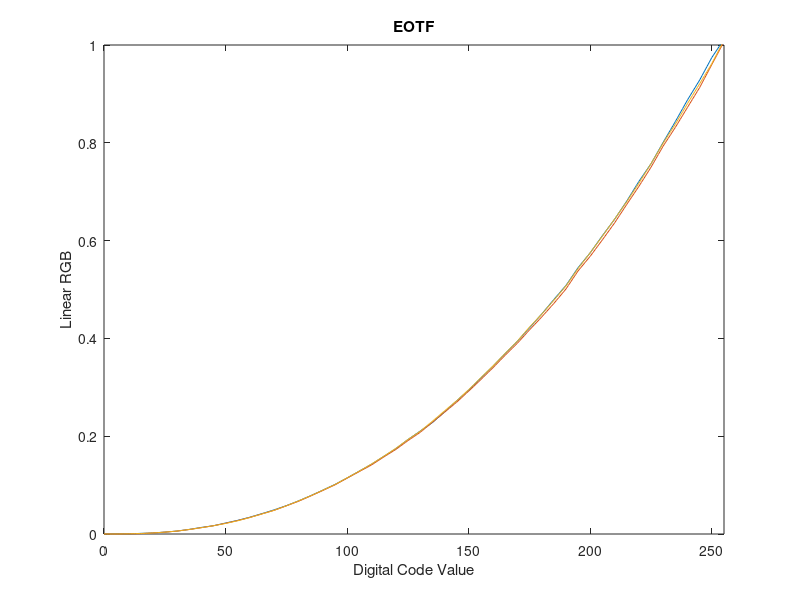

Reproduce this figure in MATLAB. (Note: this script raises an error after producing the figure.)
% load the data
load('cvs_lab3_dispdata.mat') 

% display model parameters: black (flare), matrix, LUT (EOTF)
kindex = find(all(rgb==0,2)) %black index: find all rgbs = [0 0 0]
windex = find(all(rgb==255,2)) %white index: find all rgbs = [255 255 255]
pindex(1,1)= find(all(rgb==[255 0 0],2));
pindex(2,1)= find(all(rgb==[0 255 0],2));
pindex(3,1)= find(all(rgb==[0 0 255],2));


%pindex = [29; 58; 87] %primary index: find rgb = [255 0 0; 0 255 0; 0 0 255] you have to find the rows corresponding to these in rgb

kXYZ = mean(xyz(kindex,:)) %mean of black XYZ measurements
%wXYZ = mean(xyz(windex,:))  %mean of white XYZ measurements
wXYZ = xyz(windex,:) %white XYZ

xyz2 = xyz - repmat(kXYZ,length(xyz),1) %removing black from rest of measurements

M = xyz2(pindex,:)' %primary matrix

%create EOTF curves from gray-ramp data
grayRGB = ( M \ xyz2(157:208,:)' )'; % index (157 to 208) matches your gray ramp data.
LUT = interp1(rgb(157:208,1),grayRGB,(0:255)); %interpolate to span full 0-255 range
%% plot EOTF- 3x1D LUTs
figure
plot (0:255,LUT)
xlabel('Digital Code Value');ylabel('Linear RGB');title('EOTF')
xlim([0 255]); ylim([0 1])
% forward model
RGB = [200, 100, 50]; %input an RGB value
RGBlin=zeros(size(RGB));
for i = 1:3           %use the LUT to get a linear RGB value
    RGBlin(i) = LUT((RGB(i)+1),i);
end
XYZest = ( M .* RGBlin' )' + kXYZ; % predicted XYZ output for RGB driving display.
%reverse model- Here I separetly put the 6 values step by step and then took out one by one.
XYZ = [11, 22, 3]; %this a target XYZ value.
XYZ2=XYZ-kXYZ;
RGBlinest = (inv(M) * XYZ2' )';
[~,idx]=min(abs(RGBlinest-LUT));
RGBest = idx-1;        %this is the predicted RGB input to display the target XYZ value
%% error between measured and predicted XYZ in CIEDE2000
% forward model for "verification" colors - colors after the ramps
RGB = rgb(209:333,:); %RGB inputs for verification colors
XYZ = xyz(209:333,:); % XYZ for verification colors
RGBlin=zeros(size(RGB));
for i = 1:3           %convert to linearRGB
    RGBlin(:,i) = LUT((RGB(:,i)+1),i);
end
XYZest = ( M * RGBlin' )' + kXYZ;    %use matrix to predict XYZ.
%calculate error in deltaE00 between measured and predicted XYZs
%XYZn = xyz(ones(length(lambda),1)
XYZn = [95.0438;100;108.8368]';  %white point.   
error = deltaE00(lab(XYZ',XYZn),lab(XYZest',XYZn)); %using function 'lab' to convert XYZ to LAB
meanDE=mean(error) %mean, min, and max DE
minDE=min(error)
maxDE=max(error)
%plot the DE error between measured and predicted XYZ
figure
hist(error,35)
hold on
plot([meanDE meanDE],get(gca,'YLim'),'r--');
text(meanDE*1.05,max(get(gca,'YLim'))*0.8,...
    ['Mean \DeltaE^*_{00} = ' num2str(meanDE)],...
    'HorizontalAl','left',...
    'VerticalAl','bottom',...
    'Color','r');
xlabel('DeltaE');ylabel('freq')
% The higher the DE, the more colorimetric error.
% DE < 1 is likely imperceptible by the human eye, and considered very good.
% DE 1-2 may be borderline perceptible, but likely not noticeable in most condi
%% plot some chromaticity coordinates (small xyz) in xy chromaticity space
% load CIE cmf2
data = xlsread('StdObsFuncs.xls'); wl = data(:,1); cmf2 = data(:,2:4);
% compute the spectral locus in xy chromaticitiy space.
% cmf2 is the XYZ of each wavelength
sl_xy(:,1) = cmf2(:,1)./(cmf2(:,1)+cmf2(:,2)+cmf2(:,3)); %computing x
sl_xy(:,2) = cmf2(:,2)./(cmf2(:,1)+cmf2(:,2)+cmf2(:,3)); %computing y
%xy of all measured XYZ colors
all_xy(:,1) = (xyz(:,1)./(xyz(:,1)+xyz(:,2)+xyz(:,3)));
all_xy(:,2) = (xyz(:,2)./(xyz(:,1)+xyz(:,2)+xyz(:,3)));
% make the plots
slRGB = xyz2rgb(cmf2);     
slRGB = min(max(slRGB,0),1);
figure
hold on
box on
for i = 2:length(wl)
    plot(sl_xy([i-1 i],1),sl_xy([i-1 i],2),'Color',slRGB(i,:))
end
plot(all_xy(:,1),all_xy(:,2),'kx');
xlabel('x'); ylabel('y');
axis equal
axis([0 .8 0 .9])
grid on
set(gca,'Color',[.9 .9 .9],'GridColor','w','GridAlpha',1)
set(gca,'TickDir','out')
set(gca,'FontSize',12)
%% more plots
%primary plot
allcolors=xyz2rgb(xyz./100);
xy_p = all_xy([pindex],:);
xy_p(4,:)=xy_p(1,:); %making it repeat 1st color to make triangle connect
primcolors=allcolors([pindex],:);
primcolors(4,:)=primcolors(1,:); %
primcolors = min(max(primcolors,0),1);
slRGB = xyz2rgb(cmf2);     
slRGB = min(max(slRGB,0),1);
figure
hold on
box on
for i = 2:length(wl)
    plot(sl_xy([i-1 i],1),sl_xy([i-1 i],2),'Color',slRGB(i,:))
end
plot(xy_p(:,1),xy_p(:,2),'-k'); %gamut
for ii = 1:length(xy_p)
    plot(xy_p(ii,1),xy_p(ii,2),'Color',primcolors(ii,:),'Marker','.','MarkerSize',20)
end
xlabel('x'); ylabel('y');
axis equal
axis([0 .8 0 .9])
grid on
set(gca,'Color',[.9 .9 .9],'GridColor','w','GridAlpha',1)
title('Primary Chromaticity')
set(gca,'TickDir','out')
set(gca,'FontSize',12)
%ramp plot
ramp_xy = all_xy([1:87],:);
rampcolors=allcolors([1:87],:);
rampcolors = min(max(rampcolors,0),1);
figure
hold on
box on
for i = 2:length(wl)
    plot(sl_xy([i-1 i],1),sl_xy([i-1 i],2),'Color',slRGB(i,:))
end
plot(xy_p(:,1),xy_p(:,2),'-k'); %gamut
for ii = 1:length(ramp_xy)
    plot(ramp_xy(ii,1),ramp_xy(ii,2),'Color',rampcolors(ii,:),'Marker','x','MarkerSize',5)
end
xlabel('x'); ylabel('y');
axis equal
axis([0 .8 0 .9])
grid on
set(gca,'Color',[.9 .9 .9],'GridColor','w','GridAlpha',1)
title('Ramp Chromaticity')
set(gca,'TickDir','out')
set(gca,'FontSize',12)
%verification plot
ver_xy = all_xy([117:end],:);
vercolors=allcolors([117:end],:);
vercolors = min(max(vercolors,0),1);
figure
hold on
box on
for i = 2:length(wl)
    plot(sl_xy([i-1 i],1),sl_xy([i-1 i],2),'Color',slRGB(i,:))
end
plot(xy_p(:,1),xy_p(:,2),'-k'); %gamut
for ii = 1:length(ver_xy)
    plot(ver_xy(ii,1),ver_xy(ii,2),'Color',vercolors(ii,:),'Marker','x','MarkerSize',5)
end
xlabel('x'); ylabel('y');
axis equal
axis([0 .8 0 .9])
grid on
set(gca,'Color',[.9 .9 .9],'GridColor','w','GridAlpha',1)
title('Verification Chromaticity')
set(gca,'TickDir','out')
set(gca,'FontSize',12)
%% Question 8
load('LikiJulia.mat')
primaries(1,1)= 2
primaries(2,1)= 3
primaries(3,1)= 4
%xy of all measured XYZ colors
xy_(:,1) = (measXYZ(:,1)./(measXYZ(:,1)+measXYZ(:,2)+measXYZ(:,3)))
xy_(:,2) = (measXYZ(:,2)./(measXYZ(:,1)+measXYZ(:,2)+measXYZ(:,3)))
allcolors=xyz2rgb(measXYZ./100);

% make the plots
%1) the spectral locus
figure
hold on
box on
for i = 2:length(wl)
    plot(sl_xy([i-1 i],1),sl_xy([i-1 i],2),'Color',slRGB(i,:))
end
plot(xy_(:,1),xy_(:,2),'kx');
xlabel('x'); ylabel('y');
axis equal
axis([0 .8 0 .9])
grid on
set(gca,'Color',[.9 .9 .9],'GridColor','w','GridAlpha',1)
set(gca,'TickDir','out')
set(gca,'FontSize',12)

% plot 2
xy_p = xy_([primaries],:)
xy_p(4,:)=xy_p(1,:) 
primcolors=allcolors([primaries],:)
primcolors(4,:)=primcolors(1,:) %
primcolors = min(max(primcolors,0),1) 
slRGB = xyz2rgb(cmf2);     
slRGB = min(max(slRGB,0),1); 
figure
hold on
box on
for i = 2:length(wl) % SL
    plot(sl_xy([i-1 i],1),sl_xy([i-1 i],2),'Color',slRGB(i,:))
end
plot(xy_p(:,1),xy_p(:,2),'-k'); %gamut
for ii = 1:length(xy_p)
    plot(xy_p(ii,1),xy_p(ii,2),'Color',primcolors(ii,:),'Marker','.','MarkerSize',20)
end
xlabel('x'); ylabel('y');
axis equal
axis([0 .8 0 .9])
grid on
title('Primary Chromaticity')
set(gca,'Color',[.9 .9 .9],'GridColor','w','GridAlpha',1)
set(gca,'TickDir','out')
set(gca,'FontSize',12)

%ramp plot- plot 3
ramp_xy = xy_([6:87],:);
rampcolors=allcolors([6:87],:);
rampcolors = min(max(rampcolors,0),1);
figure
hold on
box on
for i = 2:length(wl)
    plot(sl_xy([i-1 i],1),sl_xy([i-1 i],2),'Color',slRGB(i,:))
end
plot(prim_xy(:,1),prim_xy(:,2),'-k'); %gamut
for ii = 1:length(ramp_xy)
    plot(ramp_xy(ii,1),ramp_xy(ii,2),'Color',rampcolors(ii,:),'Marker','x','MarkerSize',5)
end
xlabel('x'); ylabel('y');
axis equal
axis([0 .8 0 .9])
grid on
set(gca,'Color',[.9 .9 .9],'GridColor','w','GridAlpha',1)
title('Ramp Chromaticity')
set(gca,'TickDir','out')
set(gca,'FontSize',12)
